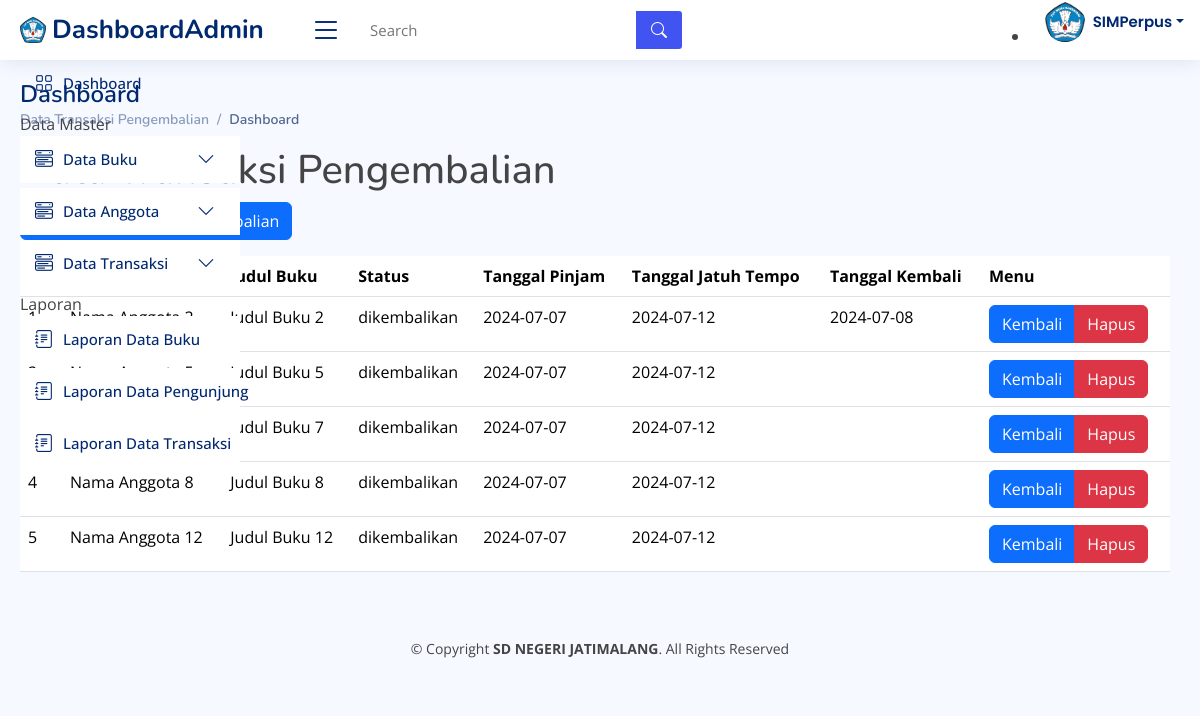
Screenshot of /datapengembalian.php with the database file from the repository.
### tables this page shows
CREATE TABLE `peminjaman` (
  `id_peminjaman` int NOT NULL,
  `id_anggota` int NOT NULL,
  `nama` varchar(50) NOT NULL,
  `id_buku` int NOT NULL,
  `judul` varchar(255) NOT NULL,
  `tanggal_pinjam` date NOT NULL,
  `tanggal_jatuh_tempo` date NOT NULL,
  `tanggal_kembali` date DEFAULT NULL,
  `status` enum('dipinjam','dikembalikan','terlambat') DEFAULT 'dipinjam'
);

### datapengembalian.php (the view)
<?php include('header.php'); ?>
<main id="main" class="main">
    <div class="pagetitle">
        <h1>Dashboard</h1>
        <nav>
            <ol class="breadcrumb">
                <li class="breadcrumb-item"><a href="datapengembalian.php">Data Transaksi Pengembalian</a></li>
                <li class="breadcrumb-item active">Dashboard</li>
            </ol>
        </nav>
    </div>
    <section class="section dashboard">
        <div class="content">
            <h1>Data Transaksi Pengembalian</h1>
            <a href="form_transaksi.php" class="btn btn-primary mb-3">Tambah Transaksi Pengembalian</a>
            <table class="table table-hover">
                <thead>
                    <tr>
                        <th scope="col">No</th>
                        <th scope="col">Nama</th>
                        <th scope="col">Judul Buku</th>
                        <th scope="col">Status</th>
                        <th scope="col">Tanggal Pinjam</th>
                        <th scope="col">Tanggal Jatuh Tempo</th>
                        <th scope="col">Tanggal Kembali</th>
                        <th scope="col">Menu</th>
                    </tr>
                </thead>
                <tbody>
                    <?php
                  include 'config/koneksi.php';
                  $anggota = mysqli_query($koneksi, "SELECT * FROM peminjaman WHERE status ='dikembalikan'");
                  $no=1;
                  foreach($anggota as $key => $value) {
                ?>
                    <tr>
                        <td><?php echo $no++; ?></td>
                        <td><?php echo $value['nama']; ?></td>
                        <td><?php echo $value['judul']; ?></td>
                        <td><?php echo $value['status']; ?></td>
                        <td><?php echo $value['tanggal_pinjam']; ?></td>
                        <td><?php echo $value['tanggal_jatuh_tempo']; ?></td>
                        <td><?php echo $value['tanggal_kembali']; ?></td>
                        <td>
                            <div class="btn-group" role="group" aria-label="Basic example">
                                <a href="config/kembali_buku.php?id_peminjaman=<?php echo $value['id_peminjaman']; ?>"
                                    class="btn btn-primary">Kembali</a>
                                <a href="config/hapus_transaksi.php?id_peminjaman=<?php echo $value['id_peminjaman']; ?>"
                                    class="btn btn-danger"
                                    onclick="return confirm('yakin, data buku tersebut akan dihapus?');">Hapus</a>
                            </div>
                        </td>
                    </tr>
                    <?php } ?>
                </tbody>
            </table>
        </div>
    </section>
</main>
<?php include('footer.php'); ?>

### assets/css/style.css (style rules this page uses)
:root { scroll-behavior: smooth; }
body { font-family: "Open Sans", sans-serif; background: #f6f9ff; color: #444444; }
a { color: #4154f1; text-decoration: none; }
h1, h2, h3, h4, h5, h6 { font-family: "Nunito", sans-serif; }
#main { margin-top: 60px; padding: 20px 30px; transition: all 0.3s; }
.pagetitle { margin-bottom: 10px; }
.pagetitle h1 { font-size: 24px; margin-bottom: 0; font-weight: 600; color: #012970; }
.breadcrumb { font-size: 14px; font-family: "Nunito", sans-serif; color: #899bbd; font-weight: 600; }
.breadcrumb a { color: #899bbd; transition: 0.3s; }
.breadcrumb .breadcrumb-item::before { color: #899bbd; }
.breadcrumb .active { color: #51678f; font-weight: 600; }
#main { padding-left: 280px; }
@media (max-width: 1200px) { .header, #main { padding-left: 20px; } }

### rows the page displays
peminjaman: judul "Judul Buku 2", status "dikembalikan", tanggal_pinjam "2024-07-07", tanggal_jatuh_tempo "2024-07-12", tanggal_kembali "2024-07-08"
peminjaman: judul "Judul Buku 5", status "dikembalikan", tanggal_pinjam "2024-07-07", tanggal_jatuh_tempo "2024-07-12"
peminjaman: judul "Judul Buku 7", status "dikembalikan", tanggal_pinjam "2024-07-07", tanggal_jatuh_tempo "2024-07-12"
peminjaman: nama "Nama Anggota 8", judul "Judul Buku 8", status "dikembalikan", tanggal_pinjam "2024-07-07", tanggal_jatuh_tempo "2024-07-12"
peminjaman: nama "Nama Anggota 12", judul "Judul Buku 12", status "dikembalikan", tanggal_pinjam "2024-07-07", tanggal_jatuh_tempo "2024-07-12"
